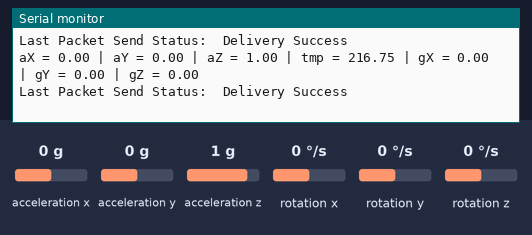
Simulated run of this sketch. Board: ESP32. Parts: the last lines printed to the serial monitor. Wiring (inferred from the names in the program): MPU-6050 motion sensor at I2C address 0x68. The inputs (shaded band) are chosen by the test bench; at power-on: acceleration x 0 g, acceleration y 0 g, acceleration z 1 g, rotation x 0 °/s, rotation y 0 °/s, rotation z 0 °/s.

Above: at 1.2 s.
1.3 s: acceleration x set to -1.4 g
At 1.56 s:
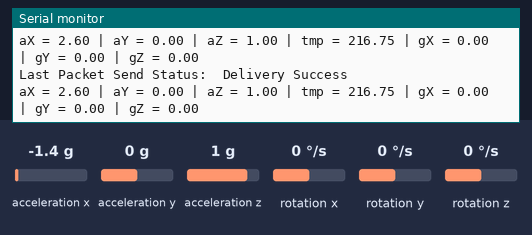
2.8 s: acceleration y set to -1.4 g
At 2.81 s:
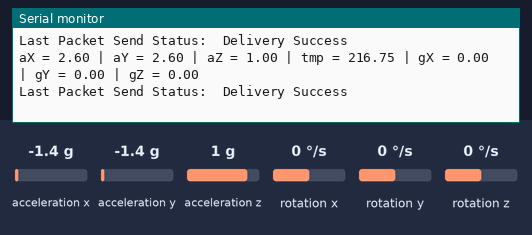
4.3 s: acceleration z set to -1.4 g
At 4.37 s:
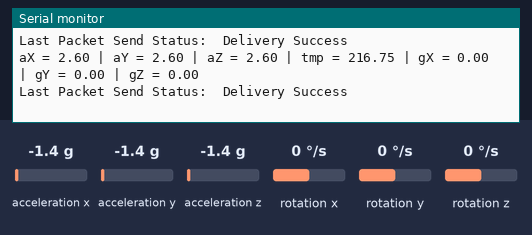
5.8 s: rotation x set to -192 °/s
At 5.82 s:
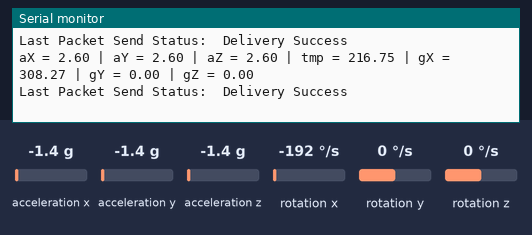
7.3 s: rotation y set to -192 °/s
At 7.38 s:
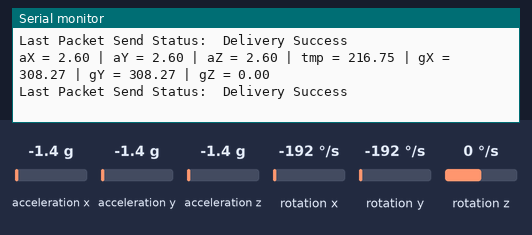

Measured:
- after the input at 1.3 s, the serial monitor: prints a new line after 0.05 s (image 1)
- after the input at 2.8 s, the serial monitor: prints a new line at once (image 2)
- after the input at 4.3 s, the serial monitor: prints a new line after 0.06 s (image 3)
- after the input at 5.8 s, the serial monitor: prints a new line at once (image 4)
- after the input at 7.3 s, the serial monitor: prints a new line after 0.07 s (image 5)

The sketch:

sensor_32.ino
```cpp
/**
   ESP32 Sensor Module - Transmits sensor information to Reader (i.e ESP32)

   References:
   https://howtomechatronics.com/tutorials/arduino/arduino-and-mpu6050-accelerometer-and-gyroscope-tutorial/
*/

/**
   Metadata
*/
#define CURRENT_VERSION "0.0.1"

/**
   Libraries
*/
#include "Wire.h"
#include "WiFi.h"
#include <esp_now.h>

/**
   ESP32 Pins
*/
#define I2C_SCL       22
#define I2C_SDA       21

/**
   Constants
*/
#define ESP32_WIFI_MODE           WIFI_STA
#define MPU_ADDRESS               0x68
#define SERIAL_BAUD_RATE          115200
#define ACCELEROMETER_MAX_VALUE   16384.0 // +-2G
#define GYROSCOPE_MAX_RANGE       131.0 // 250deg/s
#define SENSOR_SAMPLING_PERIOD    100

/**
   Structures
*/
typedef struct canTechMsg {
  float accX;
  float accY;
  float accZ;

  float temperature;

  float gyroX;
  float gyroY;
  float gyroZ;
};

/**
   Global variables
*/
float accX, accY, accZ;
float gyroX, gyroY, gyroZ;
float temperature;
uint8_t broadcastAddress[] = {0xF0, 0x08, 0xD1, 0xD4, 0x11, 0x70}; // reader's address - hard-coded for now
String success;
canTechMsg sendData;

void setup() {
  Serial.begin(SERIAL_BAUD_RATE);
  Wire.begin();
  Wire.beginTransmission(MPU_ADDRESS); // Begins a transmission to the I2C slave (GY-521 board)
  Wire.write(0x6B); // PWR_MGMT_1 register
  Wire.write(0); // set to zero (wakes up the MPU-6050)
  Wire.endTransmission(true);

  setupWiFi();
  setupESPNow();
}

void loop() {
  Wire.beginTransmission(MPU_ADDRESS);
  Wire.write(0x3B); // starting with register 0x3B (ACCEL_XOUT_H) [MPU-6000 and MPU-6050 Register Map and Descriptions Revision 4.2, p.40]
  Wire.endTransmission(false); // the parameter indicates that the Arduino will send a restart. As a result, the connection is kept active.
  Wire.requestFrom(MPU_ADDRESS, 7 * 2, true); // request a total of 7*2=14 registers

  // "Wire.read()<<8 | Wire.read();" means two registers are read and stored in the same variable
  accX = (Wire.read() << 8 | Wire.read()) / ACCELEROMETER_MAX_VALUE; // reading registers: 0x3B (ACCEL_XOUT_H) and 0x3C (ACCEL_XOUT_L)
  accY = (Wire.read() << 8 | Wire.read()) / ACCELEROMETER_MAX_VALUE; // reading registers: 0x3D (ACCEL_YOUT_H) and 0x3E (ACCEL_YOUT_L)
  accZ = (Wire.read() << 8 | Wire.read()) / ACCELEROMETER_MAX_VALUE; // reading registers: 0x3F (ACCEL_ZOUT_H) and 0x40 (ACCEL_ZOUT_L)
  temperature = Wire.read() << 8 | Wire.read(); // reading registers: 0x41 (TEMP_OUT_H) and 0x42 (TEMP_OUT_L)
  temperature = temperature / 340.00 + 36.53; // the equation was taken from the documentation [MPU-6000/MPU-6050 Register Map and Description, p.30]
  gyroX = (Wire.read() << 8 | Wire.read()) / GYROSCOPE_MAX_RANGE; // reading registers: 0x43 (GYRO_XOUT_H) and 0x44 (GYRO_XOUT_L)
  gyroY = (Wire.read() << 8 | Wire.read()) / GYROSCOPE_MAX_RANGE; // reading registers: 0x45 (GYRO_YOUT_H) and 0x46 (GYRO_YOUT_L)
  gyroZ = (Wire.read() << 8 | Wire.read()) / GYROSCOPE_MAX_RANGE; // reading registers: 0x47 (GYRO_ZOUT_H) and 0x48 (GYRO_ZOUT_L)

  // print out data
  Serial.print("aX = "); Serial.print(accX);
  Serial.print(" | aY = "); Serial.print(accY);
  Serial.print(" | aZ = "); Serial.print(accZ);

  Serial.print(" | tmp = "); Serial.print(temperature);
  Serial.print(" | gX = "); Serial.print(gyroX);
  Serial.print(" | gY = "); Serial.print(gyroY);
  Serial.print(" | gZ = "); Serial.print(gyroZ);
  Serial.println();

  sendData.accX = accX;
  sendData.accY = accY;
  sendData.accZ = accZ;

  sendData.temperature = temperature;

  sendData.gyroX = gyroX;
  sendData.gyroY = gyroY;
  sendData.gyroZ = gyroZ;

  // Send message via ESP-NOW
  esp_err_t result = esp_now_send(broadcastAddress, (uint8_t *) &sendData, sizeof(sendData));

  // delay
  delay(SENSOR_SAMPLING_PERIOD);
}

void setupWiFi(void) {
  WiFi.mode(ESP32_WIFI_MODE);
  Serial.println(WiFi.macAddress());
}

void setupESPNow(void) {
  // Init ESP-NOW
  if (esp_now_init() != ESP_OK) {
    Serial.println("Error initializing ESP-NOW");
    return;
  }

  // Once ESPNow is successfully Init, we will register for Send CB to
  // get the status of Trasnmitted packet
  esp_now_register_send_cb(OnDataSent);

  // Register peer
  esp_now_peer_info_t peerInfo;
  memcpy(peerInfo.peer_addr, broadcastAddress, 6);
  peerInfo.channel = 0;
  peerInfo.encrypt = false;

  // Add peer
  if (esp_now_add_peer(&peerInfo) != ESP_OK) {
    Serial.println("Failed to add peer");
    return;
  }
}

char* convert_int16_to_str(int i) { // converts int16 to string. Moreover, resulting strings will have the same length in the debug monitor.
  char tmp_str[7];
  sprintf(tmp_str, "%6d", i);
  return tmp_str;
}


// Callback when data is sent
void OnDataSent(const uint8_t *mac_addr, esp_now_send_status_t status) {
  Serial.print("\r\nLast Packet Send Status:\t");
  Serial.println(status == ESP_NOW_SEND_SUCCESS ? "Delivery Success" : "Delivery Fail");
  if (status == 0) {
    success = "Delivery Success :)";
  }
  else {
    success = "Delivery Fail :(";
  }
}
```
